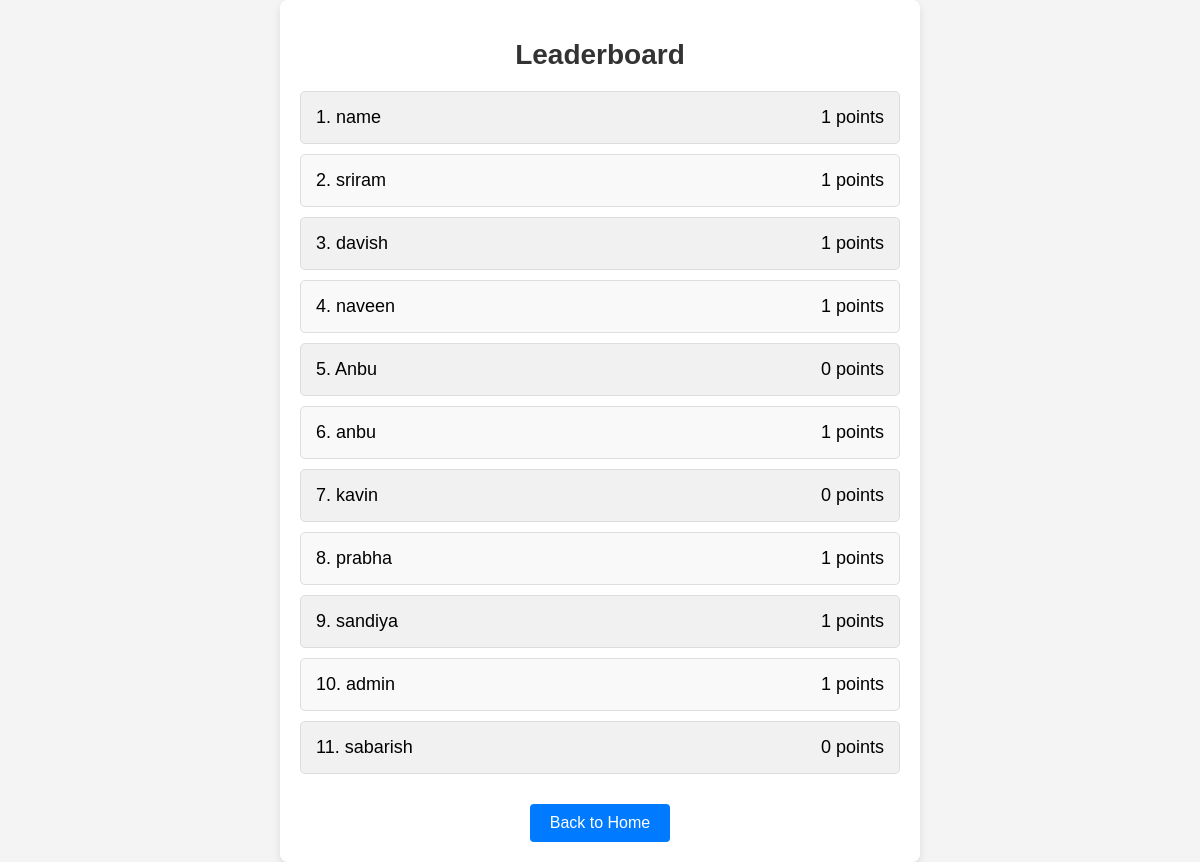
The page /leaderboard (signed in) on the database as committed earlier.
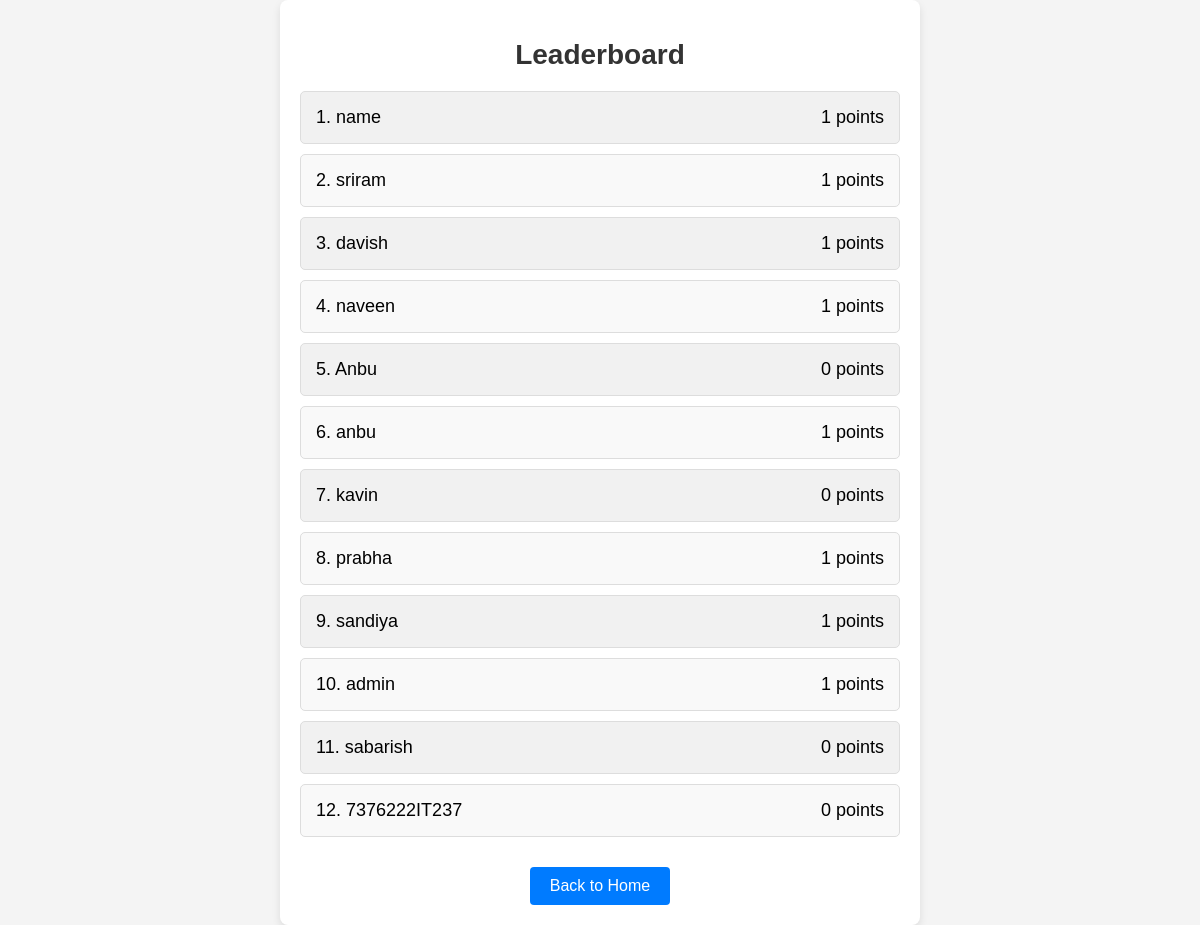
The same page on the database as committed later.
### app.py (models this page shows)
class User(db.Model):
    id = db.Column(db.Integer, primary_key=True)
    username = db.Column(db.String(150), unique=True, nullable=False)
    history = db.relationship('History', backref='user', lazy=True)
    favorites = db.relationship('Favorite', backref='user', lazy=True)

### app.py (the view)
@app.route('/leaderboard')
@login_required
def leaderboard():
    users = User.query.all()
    leaderboard_data = [{'username': user.username, 'points': len(user.history) + len(user.favorites)} for user in users]
    return render_template('leaderboard.html', users=leaderboard_data)

### app.py (called while the page is built)
def login_required(f):
    @wraps(f)
    def decorated_function(*args, **kwargs):
        if 'username' not in session:
            return redirect(url_for('login'))
        return f(*args, **kwargs)
    return decorated_function

### templates/leaderboard.html (shortened to what this page needs)
<!DOCTYPE html>
<html lang="en">
<head>
    <link rel="stylesheet" href="{{ url_for('static', filename='styles.css') }}">
</head>
<body>
    <div class="container">
        <h1>Leaderboard</h1>
        <ul>
            {% for user in users %}
            <li>
                <span>{{ loop.index }}. {{ user['username'] }}</span>
                <span>{{ user['points'] }} points</span>
            </li>
            {% endfor %}
        </ul>
        <a href="{{ url_for('index') }}" class="button">Back to Home</a>
    </div>
</body>
</html>

### static/styles.css (style rules this page uses)
.container { width: 90%; max-width: 600px; margin: auto; padding: 20px; background-color: #fff; box-shadow: 0 0 10px rgba(0, 0, 0, 0.1); border-radius: 8px; text-align: center; }
h1 { color: #333; }
.button { display: inline-block; padding: 10px 20px; margin-top: 10px; color: white; background-color: #007bff; border-radius: 4px; text-decoration: none; transition: background-color 0.3s; }

Rows that differ between the two databases and show on the page:
added User: username "7376222IT237", points "0"
